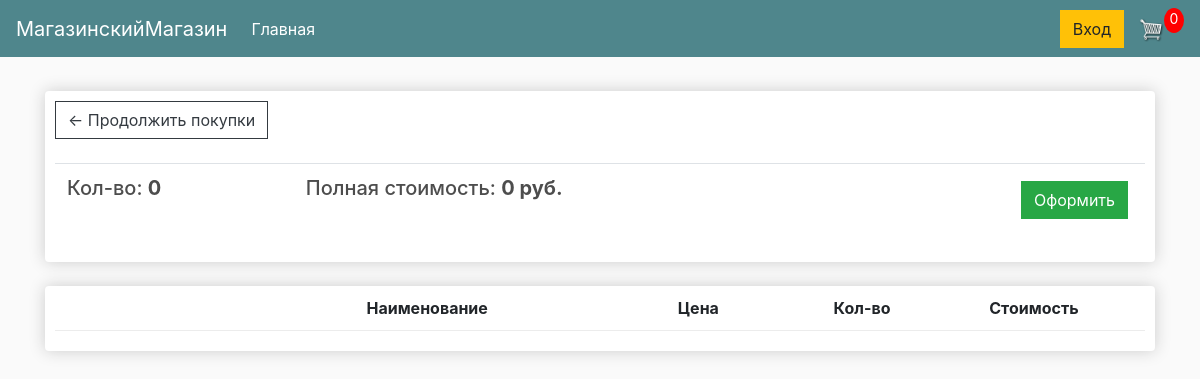
The app's page /cart/ (signed in), older data.
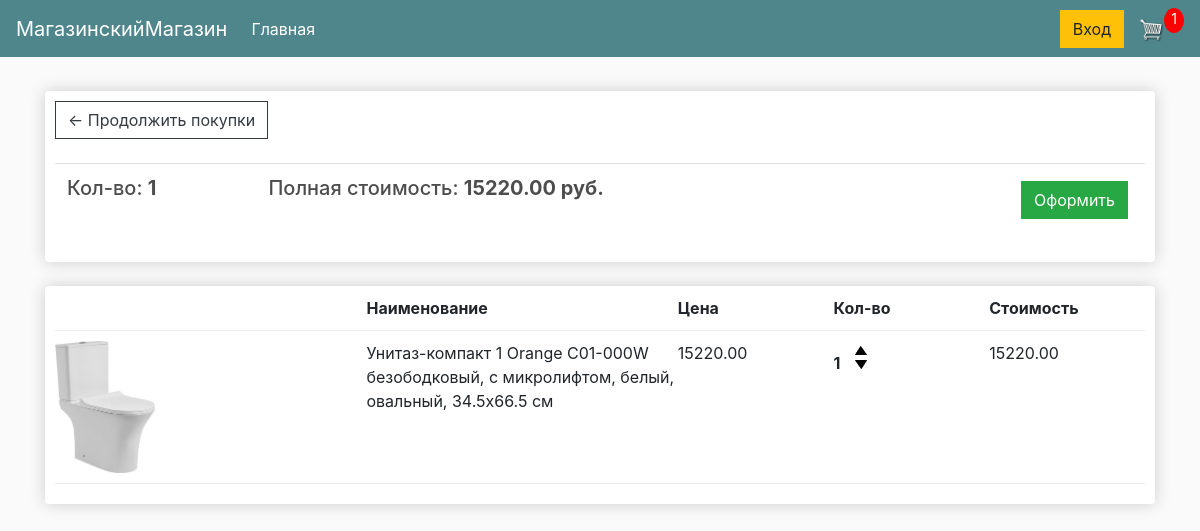
The same page, newer data.
### store/models.py (models this page shows, shortened)
class Order(models.Model):
    customer = models.ForeignKey(Customer, on_delete=models.SET_NULL, null=True, blank=True)
    date_ordered = models.DateTimeField(auto_now_add=True)
    completed = models.BooleanField(default=False)
    transaction_id = models.CharField(max_length=100, null=True)
    @property
    def get_cart_total(self):
        order_items = self.orderitem_set.all()
        total = sum([item.get_total for item in order_items])
        return total
    @property
    def get_cart_items(self):
        order_items = self.orderitem_set.all()
        total = sum([item.quantity for item in order_items])
        return total

class OrderItem(models.Model):
    product = models.ForeignKey(Product, on_delete=models.SET_NULL, null=True)
    order = models.ForeignKey(Order, on_delete=models.SET_NULL, null=True)
    quantity = models.IntegerField(default=0, null=True, blank=True)
    date_added = models.DateTimeField(auto_now_add=True)
    @property
    def get_total(self):
        total = self.product.price * self.quantity
        return total

class Product(models.Model):
    name = models.CharField(max_length=200)
    price = models.DecimalField(max_digits=10, decimal_places=2)
    digital = models.BooleanField(default=False, null=True, blank=True)
    image = models.ImageField(null=True, blank=True)

### store/views.py (the view)
# urls.py: path('cart/', views.cart, name='cart'),
def cart(request):
    return render(request, 'store/cart.html', cookieCart(request))

### store/utils.py (called while the page is built, shortened)
def cookieCart(request):
    if request.user.is_authenticated:
        customer = request.user.customer
        order, created = Order.objects.get_or_create(customer=customer, completed=False)
        items = order.orderitem_set.all()
        cartItems = order.get_cart_items
    context = {'items': items, 'order': order, 'cartItems': cartItems}
    return context

### store/templates/store/cart.html
{% extends 'store/main.html' %}
{% load static %}
{% block content %}
    <div class="row">
        <div class="col-lg-12">
            <div class="box-element">
                <a class="btn btn-outline-dark" href="{% url 'store' %}">&#x2190; Продолжить покупки</a>
                <br>
                <br>
                <table class="table">
                    <tr>
                        <th><h5>Кол-во: <strong>{{ order.get_cart_items }}</strong></h5></th>
                        <th><h5>Полная стоимость: <strong>{{ order.get_cart_total}} руб.</strong></h5></th>
                        <th>
                            <a style="float: right; margin: 5px" class="btn btn-success" href="{% url 'checkout' %}">Оформить</a>
                        </th>
                    </tr>
                </table>
            </div>
            <br>
            <div class="box-element">
                <div class="cart-row">
                    <div style="flex: 2"></div>
                    <div style="flex: 2"><strong>Наименование</strong></div>
                    <div style="flex: 1"><strong>Цена</strong></div>
                    <div style="flex: 1"><strong>Кол-во</strong></div>
                    <div style="flex: 1"><strong>Стоимость</strong></div>
                </div>
                {% for item in items %}
                    <div class="cart-row">
                        <div style="flex: 2"><img class="row-image" src="{% if item.product.image %}{{ item.product.image.url }}{% else %}{% static 'images/placeholder.png' %}{% endif %}"> </div>
                        <div style="flex: 2">{{ item.product.name }}</div>
                        <div style="flex: 1">{{ item.product.price }}</div>
                        <div style="flex: 1">
                            <p class="quantity">{{ item.quantity }}</p>
                            <div class="quantity">
                                <img data-product="{{ item.product.id }}" data-action="add" class="chg-quantity update-cart" src="{% static 'images/arrow-up.png' %}">
                                <img data-product="{{ item.product.id }}" data-action="remove" class="chg-quantity update-cart" src="{% static 'images/arrow-down.png' %}">
                            </div>
                        </div>
                        <div style="flex: 1">{{ item.get_total }}</div>
                    </div>
                {% endfor %}
            </div>
        </div>
    </div>
{% endblock content %}

Row changes from the older to the newer data that the page shows:
computed for Order: get_cart_items "0" → "1"; get_cart_total "0" → "15220.00"
added OrderItem: product.image (picture), product.name "Унитаз-компакт 1 Orange C01-000W безободковый, с микролифтом, белый, овальный, 34.5x66.5 см", product.price "15220.00", quantity "1", get_total "15220.00"
Text that changed along with them:
{{ cartItems }}: "0" → "1"
